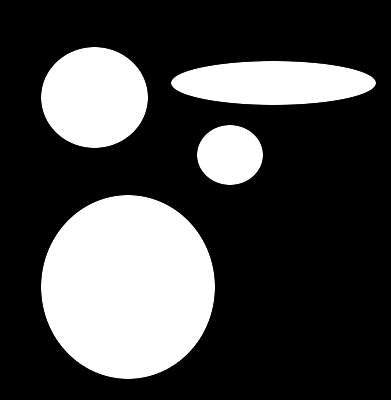
#> input picture data/binary.png, 391 x 400 px
$ python kmMorphology_demo.py
#> lines starting #> are read from the running program, lines starting #| are printed output that depends on the picture; after the words box and inside, x2 and y2 are one past the last pixel; in counts of white or black regions, pixels touching at a corner belong together
### Morphology/Morphology.py
# -*- coding: utf-8 -*-

import numpy as np
import cv2
from scipy import ndimage
from scipy.ndimage import label


def ConnenctedComponents(img):
    """
        Function definition
        +++++++++++++++++++

        .. py:function:: ConnenctedComponents(img)

            This method is used for finding and labeling connected components in a binary image.

            :param numpy_array img: binary image on which connected components need to be found.
            :return: labeled image and number of labels.
            :rtype: numpy array of the same dimensions with img - int.
        """

    all_labels = label(img)

    return all_labels


def FilterArea(img, labels, nb_labels, threshold):

    """
        Function definition
        +++++++++++++++++++

        .. py:function:: FilterArea(img, labels, nb_labels, threshold)

            This method eliminates connected components whose areas are smaller than a threshold.

            :param numpy_array img: binary image on which connected components were estimated.
            :param numpy_array img: labeled image that corresponds to the output of the **ConnenctedComponents(img)**
                                    method.
            :param int nb_labels: number of labels in labeled image.
            :param float threshold: area threshold to eliminate small connected components.
            :return: new labeled image and number of newlabels.
            :rtype: numpy array of the same dimensions with img - int.
        """

    filt_labels = np.copy(labels)

    areas = ndimage.sum(img, labels, range(nb_labels + 1))
    mask_size = areas < threshold
    remove_pixel = mask_size[labels]
    filt_labels[remove_pixel] = 0
    new_labels = np.unique(filt_labels)
    filt_labels = np.searchsorted(new_labels, filt_labels)

    return filt_labels, new_labels.shape[0]-1


def DrawRectangle(img, dst, nb_labels, color=(255,0,0)):
    """
        Function definition
        +++++++++++++++++++

        .. py:function:: DrawRectangle(img, dst, nb_labels, color=(255,0,0))

            This method finds objects of interest and draws a rectangle around each one of them.

            :param numpy_array img: image on which the objects of interest are detected.
            :param numpy_array img: image on which the rectangles are drawn.
            :param int nb_labels: number of objects to detect. Usually, the number of labels in a
                                  labeled image.
            :param tuple coler: the color of rectangles outline.
            :return: regions of interest - each one of them contains an object of interest.
            :rtype: list of lists. **Example:** rois[0][.....] contains slice_x and rois[1][.....]
                                   contains slice_y.
        """

    rois = []

    for i in range(nb_labels):
        slice_x, slice_y = ndimage.find_objects(img==i+1)[0]
        cv2.rectangle(dst,(slice_y.start,slice_x.start),(slice_y.stop,slice_x.stop),color,1)
        rois.append([slice_x, slice_y])

    return rois


### Morphology/kmMorphology_demo.py
# -*- coding: utf-8 -*-

import numpy as np
import matplotlib.pyplot as plt
import cv2
import Morphology


img = cv2.imread('../data/binary.png', 0)
#> img is the input picture: shape (400, 391); min 0, max 255, mean 71.1

ret, img = cv2.threshold(img, 128, 1, cv2.THRESH_BINARY)
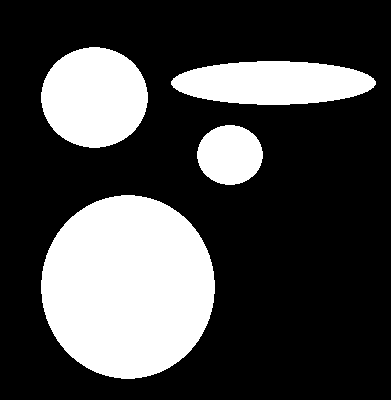
#> img: shape (400, 391); values 0 (black) and 1 (white), 27.8% white; 4 white regions, box (x1, y1, x2, y2) and area: (41, 195, 215, 379) 25032, (41, 47, 148, 148) 8415, (171, 61, 376, 105) 7000, (197, 125, 263, 185) 3084

labels, nb_labels = Morphology.ConnenctedComponents(img)
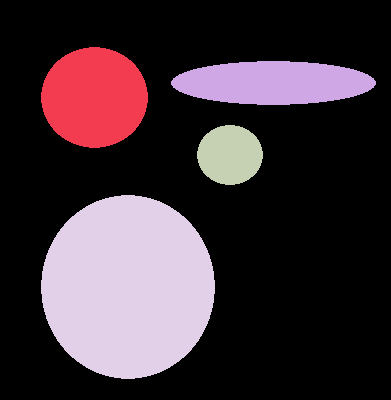
#> labels: shape (400, 391) int32; 5 distinct labels, from 0 to 4; one colour per label, 0 black
#> nb_labels = 4

filt_labels, new_labels = Morphology.FilterArea(img, labels, nb_labels, 7100)
#> in FilterArea, `areas = ndimage.sum(img, labels, range(nb_labels + 1))`: areas = [0, 8415, 7000, 3084, 25032]
#> in FilterArea, `mask_size = areas < threshold`: mask_size = [True, False, True, True, False]
#> in FilterArea, `remove_pixel = mask_size[labels]`:
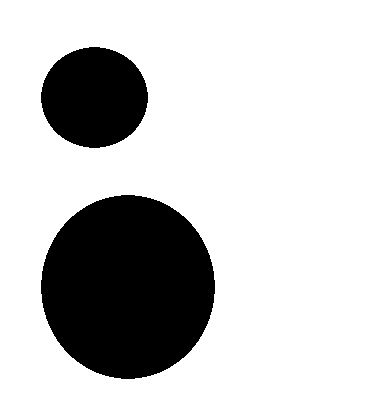
#> remove_pixel: shape (400, 391) bool; 78.6% white; 2 black regions, box (x1, y1, x2, y2) and area: (41, 195, 215, 379) 25032, (41, 47, 148, 148) 8415
#> in FilterArea, `filt_labels[remove_pixel] = 0`:
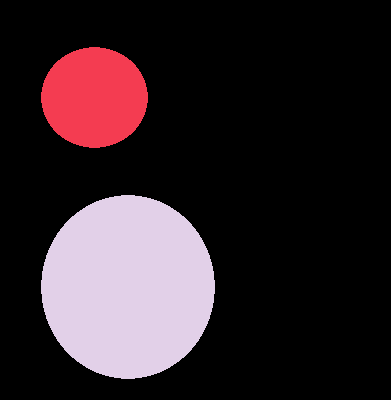
#> filt_labels: shape (400, 391) int32; 3 distinct labels, from 0 to 4; one colour per label, 0 black
#> in FilterArea, `new_labels = np.unique(filt_labels)`: new_labels = [0, 1, 4]
#> in FilterArea, `filt_labels = np.searchsorted(new_labels, filt_labels)`:
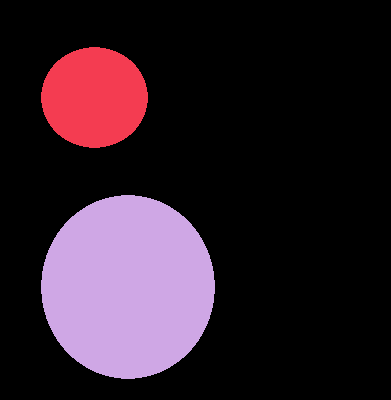
#> filt_labels: shape (400, 391) int64; 3 distinct labels, from 0 to 2; one colour per label, 0 black
#> new_labels = 2

rois = Morphology.DrawRectangle(np.asarray(filt_labels, dtype=np.int32), labels, new_labels, color=(6,0,0))
#> after the loop in DrawRectangle, `for i in range(nb_labels):`: dst: shape (400, 391) int32; 6 distinct labels, from 0 to 6
#> after the loop in DrawRectangle, `for i in range(nb_labels):`: rois = 2 items
#> rois = 2 items
temp = np.concatenate((labels, filt_labels), axis=1)
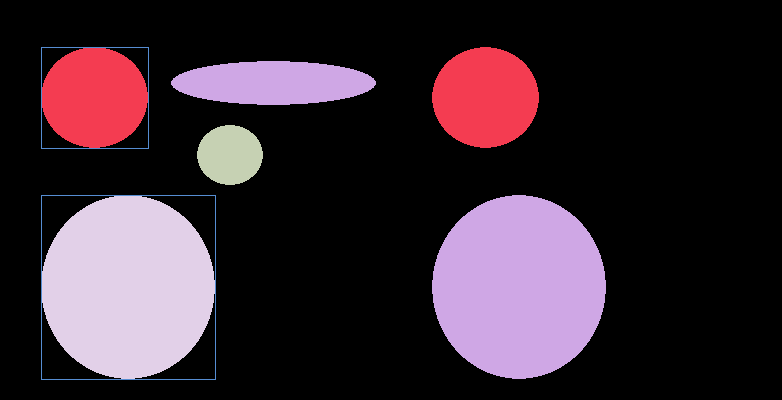
#> temp: shape (400, 782) int64; 6 distinct labels, from 0 to 6; one colour per label, 0 black

fig = plt.figure()
im = plt.imshow(temp)
plt.show()
